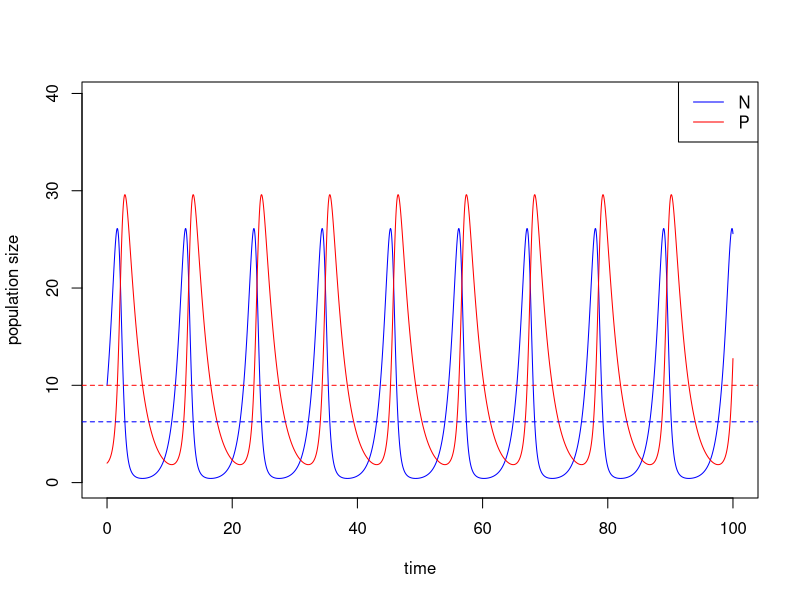
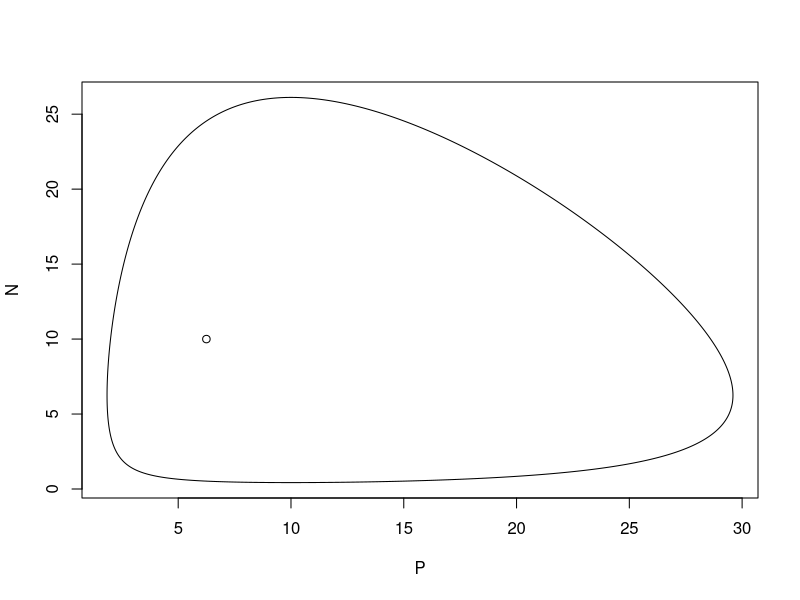
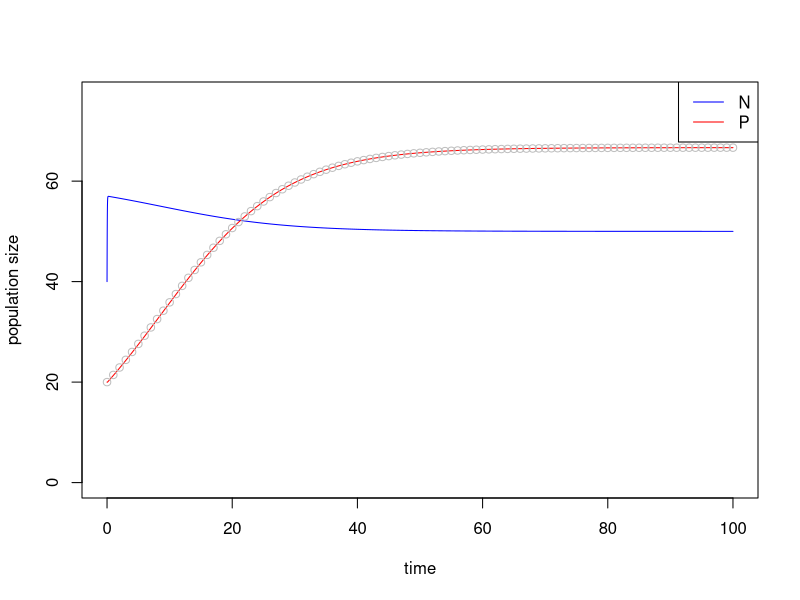
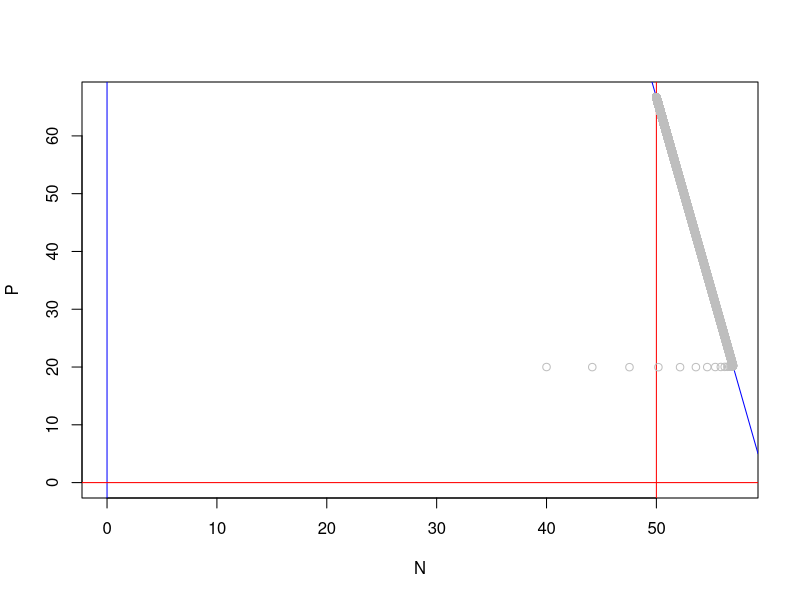
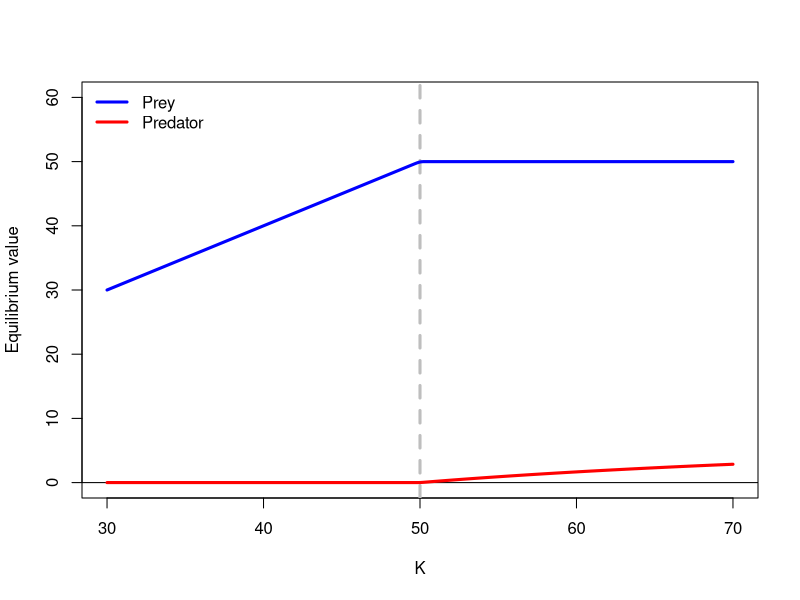

Here is the R script that generated these plots, in order:
## ---- chunk 1
library(deSolve)
### Model specification
LV_predation_model <- function(times, state, parms) {
  with(as.list(c(state, parms)), {
    dN_dt = r*N - a*N*P
    dP_dt = e*a*N*P - d*P
    return(list(c(dN_dt, dP_dt)))
  })
}

### Model parameters
times <- seq(0, 100, by = 0.01)
state <- c(N = 10, P = 2)
parms <- c(r = 1.0, a = 0.1, e = 0.8, d = 0.5)

### Model application
pop_size <- ode(func = LV_predation_model, times = times, y = state, parms = parms)

### Visualization -- population dynamics
plot(c(0, max(times)), c(0, max(pop_size[, c("N", "P")] + 10)), type = "n", xlab = "time", ylab = "population size")
lines(N ~ time, data = pop_size, col = "blue") # dynamics of N
lines(P ~ time, data = pop_size, col = "red") # dynamics of P
abline(h = parms[4]/(parms[3] * parms[2]), col = "blue", lty = 2) # equilibrium of N
abline(h = parms[1] / parms[2], col = "red", lty = 2) # equilibrium of P
legend("topright", legend = c("N", "P"), col = c("blue", "red"), lty = 1)

### Visualization -- state-space diagram
plot(N ~ P, data = pop_size, type = "l")
points(parms[4]/(parms[3] * parms[2]), parms[1] / parms[2]) # equilibrium
## ---- chunk 2
require('pracma')
Peaks <- pracma::findpeaks(pop_size[, 2])[, 2]
apply(pop_size[Peaks[3]:Peaks[5], ], 2, mean) # long-term average
c(N = parms[4]/(parms[3] * parms[2]), P = parms[1] / parms[2]) # equilibrium point
## ---- chunk 3
library(deSolve)

Prey_logistic_model <- function(times, state, parms) {
  with(as.list(c(state, parms)), {
    dN_dt = r*N*(1-(N/K))-a*N*P
    dP_dt = e*a*N*P-d*P
    return(list(c(dN_dt, dP_dt)))
  })
}

times <- seq(0, 100, by = 0.01)
state <- c(N = 40, P = 20)
parms <- c(r = 40, K = 60, a = 0.1, e = 0.1, d = 0.5)  # r is chosen to be sufficiently large for time-scale separation

pop_size <- ode(func = Prey_logistic_model, times = times, y = state, parms = parms)
## ---- chunk 4
# population trajectories
plot(c(0, max(times)), c(0, max(pop_size[, c("N", "P")] + 10)), type = "n", xlab = "time", ylab = "population size")
lines(N ~ time, data = pop_size, col = "blue") # dynamics of N
lines(P ~ time, data = pop_size, col = "red") # dynamics of P

# predator equation with timescale separation
TimescaleLogistic <- function(times, state, parms) {
  with(as.list(c(state, parms)), {
    dP_dt = (e * a * K - d) * P * (1 - ((e * a * K *(a / r))/(e * a * K - d)) * P)
    return(list(c(dP_dt)))  
  })
}

times.timescale <- seq(0, 100, by = 1)
state.timescale <- c(P = 20) # here we assume N has been at its quasi equilibrium
parms.timescale <- c(r = 40, K = 60, a = 0.1, e = 0.1, d = 0.5) # using same parameters

pop_size.timescale <- ode(func = TimescaleLogistic, times = times.timescale, y = state.timescale, parms = parms.timescale)
points(P ~ time, data = pop_size.timescale, type = 'p', lty = 1, lwd = 1, col = "grey")# dynamics of P with timescale separation

legend("topright", legend = c("N", "P"), col = c("blue", "red"), lty = 1)
## ---- chunk 5
# state-space diagram
plot(c(0, max(pop_size[, "N"])), c(0, max(pop_size[, "P"])), type = "n", xlab = "N", ylab = "P")
abline(v = 0, col = "blue") # ZNGI of N
abline(a = parms[1]/parms[3], b = -parms[1]/(parms[3]*parms[2]), col = "blue") # ZNGI of N
abline(h = 0, col = "red") # ZNGI of P
abline(v = parms[5]/(parms[4]*parms[3]), col = "red") # ZNGI of P
points(P ~ N, data = pop_size, col = "gray")

## ---- chunk 6
knitr::include_app("https://genchanghsu0115.shinyapps.io/Time_scale_sep_shinyapp/", height = "700px")
## ---- chunk 7
# Create vector for K and saving space
Parms.bifurcation <- c(r = 1.0, K = 60, a = 0.1, e = 0.1, d = 0.5)
Times.bifurcation <- seq(0, 1500, by = 1)
State.bifurcation <- c(N = 1, P = 1)
K.vector <- seq(from = 30, to = 70, by = 0.1)
N.sim <- length(K.vector)
Data <- data.frame(K = K.vector,
                   N.end = rep(0, N.sim),
                   P.end = rep(0, N.sim))

# Run the simulation for each K within the vector
for(i in 1:N.sim){
  
  # Run the simulation with updated K value
  Parms.bifurcation["K"] <- Data$K[i]
  Temp <- ode(func = Prey_logistic_model,
              times = Times.bifurcation,
              y = State.bifurcation,
              parms = Parms.bifurcation)
  # Since analytical analysis suggests no permanent cycles, simply take last point
  Temp <- as.data.frame(Temp)
  Data$N.end[i] <- tail(Temp, 1)$N
  Data$P.end[i] <- tail(Temp, 1)$P

}

# Plot
plot(c(min(K.vector), max(K.vector)), c(0, max(Data[, c("N.end", "P.end")]) * 1.2),
     type = "n", xlab = "K", ylab = "Equilibrium value")
abline(h = 0)
abline(v = Parms.bifurcation[5]/(Parms.bifurcation[4]*Parms.bifurcation[3]), col="grey", lty = 2, lwd = 3)
points(N.end ~ K, Data, type = "l", col = "blue",lty = 1, lwd = 3)
points(P.end ~ K, Data, type = "l", col = "red", lty = 1, lwd = 3)
legend("topleft", c("Prey", "Predator"), col = c("blue", "red"), lwd = 3, lty = 1, bty = "n")
